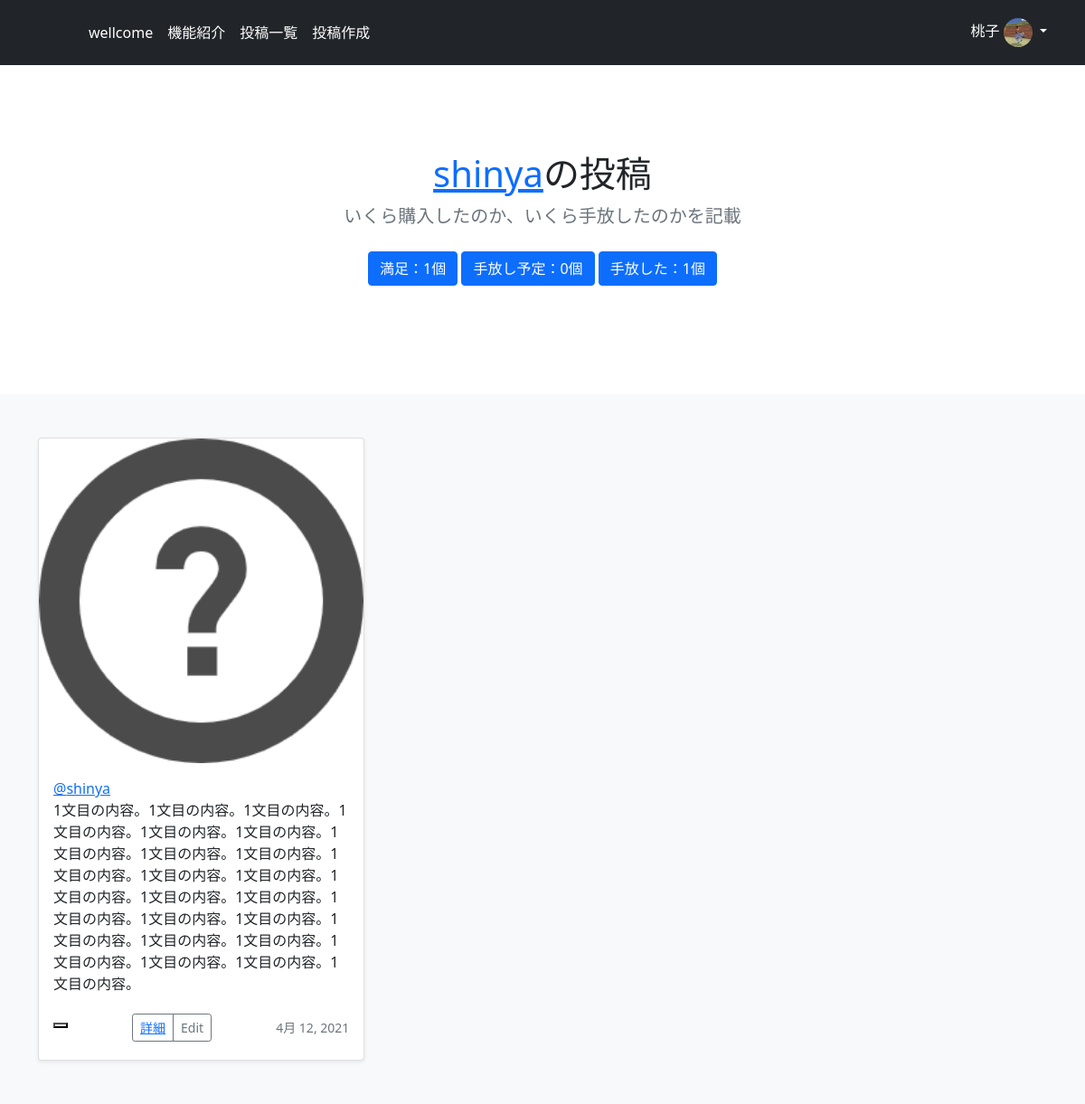
Screenshot of /user_posts/threw/1 (signed in) with the database file from the repository.
### minimal/models.py (models this page shows, shortened)
class CustomUser(AbstractUser):
    image = models.ImageField(upload_to='', blank=True, null=True, verbose_name='プロフィール画像', default='default_user_icon.jpeg')

class MinimalModel(models.Model):
    title = models.CharField(max_length=100)
    author = models.ForeignKey(get_user_model(), on_delete=models.CASCADE)
    buy_reason = models.TextField()
    sell_reason = models.TextField(null=True, blank=True)
    status = models.ForeignKey(ThingStatus, verbose_name='物の状況', on_delete=models.PROTECT)
    obj_image = models.ImageField(upload_to='', blank=True, null=True, default='default_thing_icon.png')
    buy_date = models.DateField()
    buy_price = models.IntegerField()
    sell_price = models.IntegerField(null=True, blank=True)
    nice_throw = models.IntegerField(null=True, blank=True)

### minimal/views.py (the view)
# urls.py: path('user_posts/threw/<int:pk>', views.user_posts_threw, name='user_posts_threw'),
def user_posts_threw(request, pk):
    context = user_posts_base(pk)
    return render(request, 'user_posts_threw.html', context)

### minimal/views.py (called while the page is built)
def user_posts_base(pk):
    user = get_object_or_404(CustomUser, pk=pk)
    object_list = MinimalModel.objects.filter(author=user)
    satisfied_list = MinimalModel.objects.filter(author=user, status__name='満足')
    planed_list = MinimalModel.objects.filter(author=user, status__name='手放すかも')
    threw_list = MinimalModel.objects.filter(author=user, status__name='手放した')
    context = {
        'user': user,
        'object_list': object_list,
        'satisfied_list': satisfied_list,
        'planed_list': planed_list,
        'threw_list': threw_list,
    }
    return context

### templates/user_posts_threw.html
{% extends 'base.html' %}
{% block header %}
  <section class="py-5 text-center container">
    <div class="row py-lg-5">
      <div class="col-lg-6 col-md-8 mx-auto">
        <h1 class="fw-light"><a href="{% url 'user_posts' user.id %}">{{ user.username }}</a>の投稿</h1>
        <p class="lead text-muted">いくら購入したのか、いくら手放したのかを記載</p>
        <p>
          <a href="{% url 'user_posts_satisfied' user.id %}" class="btn btn-primary my-2">満足：{{ satisfied_list.count }}個</a>
          <a href="{% url 'user_posts_planed' user.id %}" class="btn btn-primary my-2">手放し予定：{{ planed_list.count }}個</a>
          <a href="{% url 'user_posts_threw' user.id %}" class="btn btn-primary my-2">手放した：{{ threw_list.count }}個</a>
        </p>
      </div>
    </div>
  </section>
{% endblock header %}
{% block content %}
  <div class="album py-5 bg-light">
    <div class="container">
        <div class="row row-cols-1 row-cols-sm-2 row-cols-md-3 g-3">
    {% for threw_obj in threw_list %}
    <div class="col">
          <div class="card shadow-sm">
            <img class="bd-placeholder-img card-img-top" width="100%" height="100%" src="{{ threw_obj.obj_image.url }}">
            <div class="card-body">
            <a href="{% url 'user_posts' threw_obj.author.id %}">@{{ threw_obj.author }}</a>
              <p class="card-text">{{ threw_obj.buy_reason }}</p>
              <div class="d-flex justify-content-between align-items-center">
              <div class="like-outer">
                    {% include 'like.html' %}
              </div>
                <div class="btn-group">
                  <button type="button" class="btn btn-sm btn-outline-secondary"><a href="{% url 'detail' threw_obj.pk %}">詳細</a></button>
                  <button type="button" class="btn btn-sm btn-outline-secondary">Edit</button>
                </div>
                <small class="text-muted">{{ threw_obj.buy_date }}</small>
              </div>
            </div>
          </div>
        </div>
    {% endfor %}
    </div>
{% endblock content %}

### templates/base.html (shortened to what this page needs)
{% load static %}
<!doctype html>
<html lang="ja">
  <head>
    <link href="https://cdn.jsdelivr.net/npm/bootstrap@5.0.0-beta1/dist/css/bootstrap.min.css" rel="stylesheet">
    {% block customcss %}
    <link href="{% static 'header.css' %}" rel="stylesheet">
    {% endblock customcss %}
  </head>
  <body>
    <header class="p-3 bg-dark text-white">
      <div class="container">
        <div class="d-flex flex-wrap align-items-center justify-content-center justify-content-lg-start">
          <a href="/" class="d-flex align-items-center mb-2 mb-lg-0 text-white text-decoration-none">
          <svg class="bi me-2" width="40" height="32"><use xlink:href="#bootstrap"/></svg>
          </a>
          <ul class="nav col-12 col-lg-auto me-lg-auto mb-2 justify-content-center mb-md-0">
            <li><a href="{% url 'index' %}" class="nav-link px-2 text-white">wellcome</a></li>
            <li><a href="#" class="nav-link px-2 text-white">機能紹介</a></li>
            <li><a href="{% url 'list' %}" class="nav-link px-2 text-white">投稿一覧</a></li>
            {% if request.user.is_authenticated %}
            <li><a href="{% url 'create' %}" class="nav-link px-2 text-white">投稿作成</a></li>
            {% endif %}
          </ul>
      {% if request.user.is_authenticated %}
          <div class="dropdown text-end">
            <a href="#" class="d-block link-dark text-decoration-none dropdown-toggle" id="dropdownUser1" data-bs-toggle="dropdown" aria-expanded="false">
            {{ request.user }}
            <img src="{{ request.user.image.url }}" alt="mdo" width="32" height="32" class="rounded-circle">
            </a>
          </div>
      {% else %}
          <div class="text-end">
            <a href="{% url 'login' %}"><button type="button" class="btn btn-outline-light me-2">Login</button></a>
            <a href="{% url 'signup' %}"><button type="button" class="btn btn-warning">Sign-up</button></a>
          </div>
      {% endif %}
        </div>
      </div>
    </header>
    {% block header %}
    {% endblock header %}
    {% block content %}
    {% endblock content %}
</body>

### templates/like.html (shortened to what this page needs)
{% if user.is_authenticated %}
<form action="{% url 'like' %}" method="POST">
    {% if object.id in liked_list %}
        <button id="like" name="{{ object.id }}"><i class="fas fa-lg fa-heart like-red"></i></button>
    {% else %}
        <button id="like" name="{{ object.id }}"></button>
    {% endif %}
</form>
{% else %}
<p id="like" name="{{ object.id }}"><i class="fas fa-lg fa-heart like-red"></i>アイコンを挿入</p>
<p name="{{ object.id }}-count" class="count"> {{ object.like_set.count }} </p>
{% endif %}

### minimal/static/header.css (style rules this page uses)
.bi { vertical-align: -.125em; fill: currentColor; }
.dropdown-toggle { outline: 0; color: white; }

### rows the page displays
CustomUser: user "桃子", user.image (picture)
CustomUser: username "shinya"
MinimalModel: obj_image (placeholder picture), author "shinya", buy_reason "1文目の内容。1文目の内容。1文目の内容。1文目の内容。1文目の内容。1文目の内容。1文目の内容。1文目の内容。1文目の内容。1文目の内容。1文目の内容。1文目の内容。1文目の内容。1文目の内容。1文目の内容。1文目の内容。1文目の内容。1文目の内容。1文目の内容。1文目の内容。1文目の内容。1文目の内容。1文目の内容。1文目の内容。1文目の内容。", buy_date "4月 12, 2021"

### other values shown
{{ satisfied_list.count }} "1"
{{ planed_list.count }} "0"
{{ threw_list.count }} "1"
